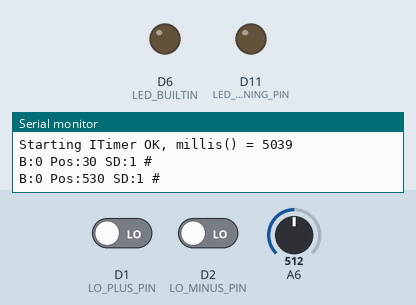
Simulated run of this sketch. Board: Arduino MKR. Shown: output pins drawn as LEDs (lit = HIGH), the last lines printed to the serial monitor. Dashed ring = blinking. Inputs (shaded band) come from the test bench; at power-on: D1 (LO_PLUS_PIN) LOW, A6 = 512, D2 (LO_MINUS_PIN) LOW. Storage starts empty.

Above: at 6.2 s.
6.3 s: D1 (LO_PLUS_PIN) driven HIGH
At 8.21 s:
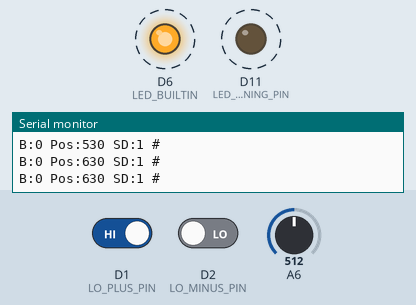
9.3 s: D1 (LO_PLUS_PIN) driven LOW
At 10.5 s:
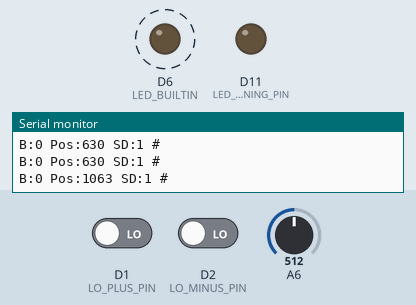
12.3 s: A6 set to 637
15.3 s: A6 set to 667
At 16.7 s:
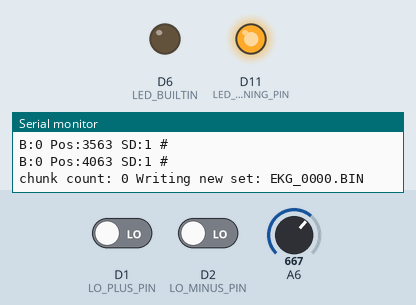
18.3 s: A6 set to 640
At 19.9 s:
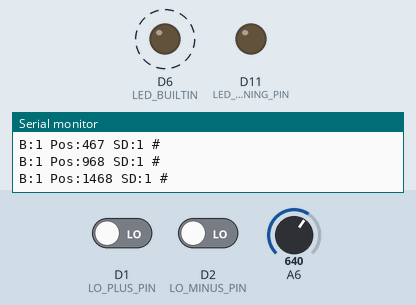
21.3 s: A6 set to 660
At 22.9 s:
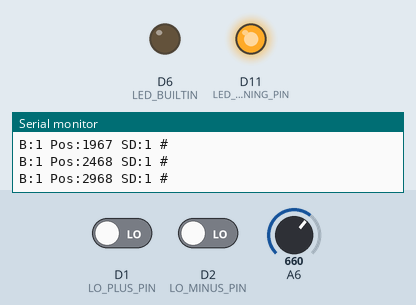
Timing chart, 0 to 25.3 s (numbered marks = the images above; inputs shaded):
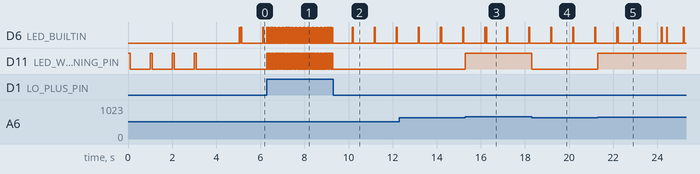

Measured:
- the behaviour switches between 650 and 651 on A6 (found by bisection; images 2 and 3)
- after the input at 6.3 s, D6 (LED_BUILTIN): alternates HIGH for 0.01 s and LOW for 0.05 s, starting at once; D11 (LED_WARNING_PIN): alternates HIGH for 0.02 s and LOW for 0.02 s, starting at once
- after the input at 9.3 s, D6 (LED_BUILTIN): alternates HIGH for 0.05 s and LOW for 0.95 s, starting after 0.87 s; D11 (LED_WARNING_PIN): stops changing and stays LOW
- after the input at 15.3 s, D11 (LED_WARNING_PIN): LOW → HIGH at once
- after the input at 18.3 s, D11 (LED_WARNING_PIN): HIGH → LOW at once
- after the input at 21.3 s, D11 (LED_WARNING_PIN): LOW → HIGH at once

The sketch:

ECG.ino
```cpp
// just a place holder for the stupid .ino format
```

ECG.cpp
```cpp
#include <SAMDTimerInterrupt.h>
#include <SD.h>
#include <RTCZero.h>

RTCZero rtc;
// trace ekg will output data on the serial interface
// otherwise the data will be written to SD card only and the serial interface
// will just report some statistics stuff
#define TRACE_EKG 0
#define CHUNKMAXWRITE 128 // limit files to 1MB
int chunksWritten = 0;

#if TRACE_EGK == 1
#define CHUNKSIZE 256
#else
#define CHUNKSIZE 4096
#endif

uint16_t values[2][CHUNKSIZE]; // double buffer

// The chip select pin. For the MKRZero it is SDCARD_SS_PIN
const int SD_CHIP_SELECT = SDCARD_SS_PIN;

bool SDCardReady = false;

// pins of the leads off detection ECG module connected to the Arduino
#define LO_PLUS_PIN 1
#define LO_MINUS_PIN 2

/*
 * Warning signals:
 *
 */

// led pin for warning signals
#define LED_WARNING_PIN 11

SAMDTimer ITimer(TIMER_TC3);

void dateTime(uint16_t *date, uint16_t *time)
{
    *date = FAT_DATE(rtc.getYear(), rtc.getMonth(), rtc.getDay());
    *time = FAT_TIME(rtc.getHours(), rtc.getMinutes(), rtc.getSeconds());
}

void openSDCard()
{
    SDCardReady = SD.begin(SD_CHIP_SELECT);
    if (SDCardReady)
    {
        Serial.println("SD card is ready\n");
    }
    else
    {
        Serial.println("No SD card?\n");
    }
    delay(1000);
}

extern void measure();

int filecnt = 0;

void createCountFile()
{
    char number[32];
    SD.remove("COUNT.TXT");
    File dataFile = SD.open("COUNT.TXT", FILE_WRITE);
    sprintf(number, "%d", filecnt);
    if (dataFile)
    {
        dataFile.write(number, strlen(number));
        dataFile.close();
        Serial.print("Count file written: ");
        Serial.println(filecnt);
    }
    else
    {
        Serial.println("ERROR: Count file not written: ");
        SDCardReady = false;
    }
}

void readFileCount()
{
    File dataFile = SD.open("COUNT.TXT", FILE_READ);
    if (dataFile)
    {
        char number[32];
        dataFile.read(number, sizeof(number) - 1);
        dataFile.close();
        filecnt = atoi(number);
        filecnt++;
    }
    createCountFile();
    char logFile[32];
    sprintf(logFile, "EKG_%04d.BIN", filecnt);
    SD.remove(logFile);
    chunksWritten = 0;
}

void setup()
{
    Serial.begin(115200);
    pinMode(LED_BUILTIN, OUTPUT);
    pinMode(LO_PLUS_PIN, INPUT);  // Setup for leads off detection LO +
    pinMode(LO_MINUS_PIN, INPUT); // Setup for leads off detection LO -
    pinMode(LED_WARNING_PIN, OUTPUT);
    rtc.begin();
    for (int i = 0; i < 4; ++i)
    {
        digitalWrite(LED_WARNING_PIN, 1);
        delay(100);
        digitalWrite(LED_WARNING_PIN, 0);
        delay(900);
    }
    Serial.println("SD card check\n");
    SdFile::dateTimeCallback(dateTime);
    openSDCard();
    readFileCount();
    if (ITimer.attachInterruptInterval(2 * 1000, measure)) // 2000 ysecs = 500Hz
    {
        Serial.print(F("Starting ITimer OK, millis() = "));
        Serial.println(millis());
    }
    else
        Serial.println(F("Can't set ITimer. Select another freq. or timer"));
}

volatile int  currentWritePos = 0;
volatile int  currentBuffer   = 0;
volatile bool bufferReady     = false;
volatile int  bufferWrittenTo = 0;

bool    noData  = true;
int16_t cntData = 0;

void measure()
{
    if ((digitalRead(LO_PLUS_PIN) == 1) || (digitalRead(LO_MINUS_PIN) == 1))
    {
        noData = true;
        digitalWrite(LED_WARNING_PIN, cntData < 10);
        cntData++;
        if (cntData >= 20)
            cntData = 0;
        return;
    }
    noData = false;

    uint16_t value = analogRead(A6);

    values[currentBuffer][currentWritePos] = (uint16_t) value;
    currentWritePos++;
    digitalWrite(LED_WARNING_PIN, value > 650);

    if (currentWritePos >= CHUNKSIZE)
    {
        bufferWrittenTo = currentBuffer;
        currentBuffer   = 1 - currentBuffer;
        currentWritePos = 0;
        bufferReady     = true;
    }
}

unsigned long nextShow = 0;

void loop()
{
    if (noData)
    {
        digitalWrite(LED_BUILTIN, 1);
        delay(10);
        digitalWrite(LED_BUILTIN, 0);
        delay(50);
    }
    if (!SDCardReady)
    {
        digitalWrite(LED_WARNING_PIN, 1);
        delay(250);
        digitalWrite(LED_WARNING_PIN, 0);
        delay(50);
    }
    else
    {
        // digitalWrite(LED_WARNING_PIN, 0);
    }
    if (millis() >= nextShow)
    {
#if !TRACE_EKG
        Serial.print("B:");
        Serial.print(currentBuffer);
        Serial.print(" Pos:");
        Serial.print(currentWritePos);
        Serial.print(" SD:");
        Serial.print(SDCardReady);
        Serial.println(" #");
        nextShow = millis() + 1000;
#endif
        digitalWrite(LED_BUILTIN, 1);
        delay(50);
        digitalWrite(LED_BUILTIN, 0);
    }
    if (bufferReady)
    {
        bufferReady = false;
        if (SDCardReady)
        {
            digitalWrite(LED_BUILTIN, 1);

            int  bufferIndex = bufferWrittenTo;
            char logFile[32];
            sprintf(logFile, "EKG_%04d.BIN", filecnt);
#if TRACE_EKG == 0
            Serial.print("chunk count: ");
            Serial.print(chunksWritten);
            Serial.print(" Writing new set: ");
            Serial.println(logFile);
#else
            for (int n = 0; n < CHUNKSIZE; n++)
            {
                Serial.println(values[bufferIndex][n]);
            }
#endif
            File dataFile = SD.open(logFile, FILE_WRITE);
            if (dataFile)
            {
                dataFile.write((uint8_t *) &values[bufferIndex][0], CHUNKSIZE * sizeof(uint16_t));
                dataFile.close();
            }
            else
            {
                SDCardReady = false;
            }
            chunksWritten++;
            if (chunksWritten >= CHUNKMAXWRITE)
            {
                filecnt++;
                createCountFile();
                chunksWritten = 0;
            }
            digitalWrite(LED_BUILTIN, 0);
            delay(100);
        }
        else
        {
            Serial.println("SD card not working\n");
            SDCardReady = false;
            for (int i = 0; i < 15; ++i)
            {
                digitalWrite(LED_WARNING_PIN, 1);
                delay(50);
                digitalWrite(LED_WARNING_PIN, 0);
                delay(100);
            }
            openSDCard();
        }
    }
}
```
